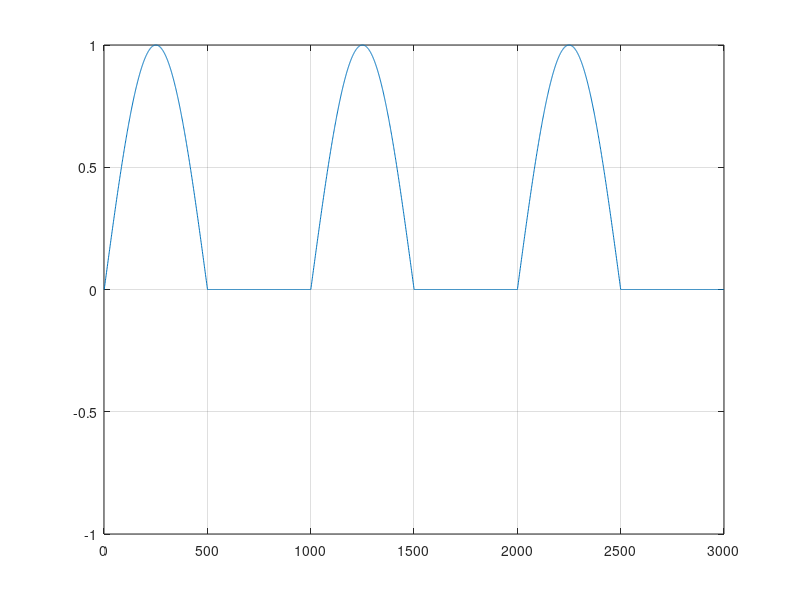

MATLAB code for this plot: (Note: this script raises an error after producing the figure.)
l=linspace(0,3,3000);
f=1


sig=sin(2*pi*f*l);
for t=1:3000
   
    if sin(2*pi*l(t))<=0
        sig(t)=0;
    else
        sig(t) = sin(2*pi*l(t));
    end
end



plot(sig);
ylim([-1,1])
grid


plot(Qout(1.2167,259,10))
ylim([-5,270])
title('Middleschool-aged Cardiac Blood Flow') %Graph Title
xlabel('Time (Milliseconds)'); %X axis label
ylabel('Qin (ml/sec)'); %Y axis label

time=10
l=linspace(0,time,10000);

%plot(Qout1(1.67,150,l))


t_start = 0
t_end = 10
y0= 70
[t,y] = ode15s(@Cardiac_Pressure, [t_start t_end], [y0]);
plot(t,y); % Plots
title('Middleschool-aged Exercising Blood Pressure Output') %Graph Title
xlabel('Time (sec)'); %X axis label
ylabel('Pressure) (mmHg)'); %Y axis label

y1 = y(25:end)
max(y1)
min(y1)